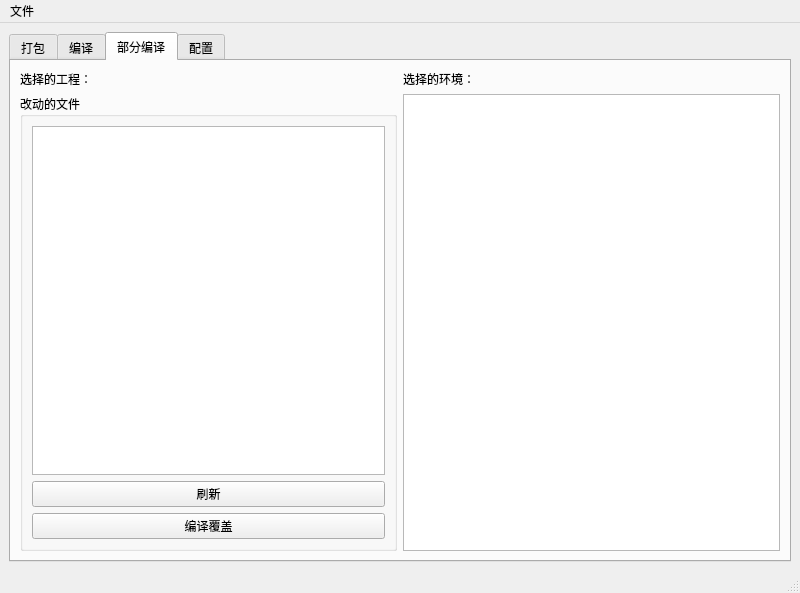
<?xml version="1.0" encoding="UTF-8"?>
<ui version="4.0">
 <class>MainWindow</class>
 <widget class="QMainWindow" name="MainWindow">
  <property name="geometry">
   <rect>
    <x>0</x>
    <y>0</y>
    <width>800</width>
    <height>593</height>
   </rect>
  </property>
  <property name="font">
   <font>
    <family>Alibaba PuHuiTi 3.0</family>
   </font>
  </property>
  <property name="windowTitle">
   <string>MainWindow</string>
  </property>
  <widget class="QWidget" name="centralwidget">
   <layout class="QVBoxLayout" name="verticalLayout">
    <item>
     <widget class="QTabWidget" name="tabWidget">
      <property name="currentIndex">
       <number>2</number>
      </property>
      <widget class="QWidget" name="tab">
       <attribute name="title">
        <string>打包</string>
       </attribute>
       <layout class="QVBoxLayout" name="verticalLayout_5">
        <item>
         <layout class="QHBoxLayout" name="horizontalLayout">
          <item>
           <widget class="QGroupBox" name="groupBox">
            <property name="title">
             <string>工程项目</string>
            </property>
            <layout class="QVBoxLayout" name="verticalLayout_7">
             <item>
              <layout class="QHBoxLayout" name="horizontalLayout_3">
               <item>
                <widget class="QListWidget" name="listWidget"/>
               </item>
              </layout>
             </item>
            </layout>
           </widget>
          </item>
          <item>
           <widget class="QGroupBox" name="groupBox_2">
            <property name="title">
             <string>Python环境</string>
            </property>
            <layout class="QVBoxLayout" name="verticalLayout_6">
             <item>
              <layout class="QHBoxLayout" name="horizontalLayout_4">
               <item>
                <widget class="QRadioButton" name="rb_zip">
                 <property name="text">
                  <string>解压环境</string>
                 </property>
                </widget>
               </item>
               <item>
                <widget class="QRadioButton" name="rb_unzip">
                 <property name="text">
                  <string>不解压环境</string>
                 </property>
                </widget>
               </item>
              </layout>
             </item>
             <item>
              <layout class="QHBoxLayout" name="horizontalLayout_5">
               <item>
                <widget class="QListWidget" name="listWidget_2"/>
               </item>
              </layout>
             </item>
            </layout>
           </widget>
          </item>
         </layout>
        </item>
        <item>
         <widget class="QProgressBar" name="progressBar_packet">
          <property name="value">
           <number>24</number>
          </property>
         </widget>
        </item>
        <item>
         <widget class="QPushButton" name="pb_start">
          <property name="text">
           <string>启动</string>
          </property>
         </widget>
        </item>
       </layout>
      </widget>
      <widget class="QWidget" name="tab_3">
       <attribute name="title">
        <string>编译</string>
       </attribute>
       <layout class="QVBoxLayout" name="verticalLayout_12">
        <item>
         <layout class="QHBoxLayout" name="horizontalLayout_15">
          <item>
           <widget class="QLabel" name="label_4">
            <property name="text">
             <string>选择的工程：</string>
            </property>
           </widget>
          </item>
          <item>
           <widget class="QLabel" name="label_5">
            <property name="text">
             <string/>
            </property>
           </widget>
          </item>
          <item>
           <widget class="QLabel" name="label_6">
            <property name="text">
             <string>选择的环境：</string>
            </property>
           </widget>
          </item>
          <item>
           <widget class="QLabel" name="label_7">
            <property name="text">
             <string/>
            </property>
           </widget>
          </item>
         </layout>
        </item>
        <item>
         <layout class="QHBoxLayout" name="horizontalLayout_16">
          <item>
           <layout class="QVBoxLayout" name="verticalLayout_11">
            <item>
             <widget class="QGroupBox" name="groupBox_7">
              <property name="title">
               <string>跳过的文件夹</string>
              </property>
              <layout class="QHBoxLayout" name="horizontalLayout_13">
               <item>
                <layout class="QHBoxLayout" name="horizontalLayout_6">
                 <item>
                  <widget class="QListWidget" name="listWidget_5"/>
                 </item>
                 <item>
                  <layout class="QVBoxLayout" name="verticalLayout_8">
                   <item>
                    <widget class="QPushButton" name="pb_add_skip">
                     <property name="text">
                      <string>+</string>
                     </property>
                    </widget>
                   </item>
                   <item>
                    <widget class="QPushButton" name="pb_del_skip">
                     <property name="text">
                      <string>-</string>
                     </property>
                    </widget>
                   </item>
                  </layout>
                 </item>
                </layout>
               </item>
              </layout>
             </widget>
            </item>
           </layout>
          </item>
          <item>
           <layout class="QVBoxLayout" name="verticalLayout_9">
            <item>
             <widget class="QPushButton" name="pb_encrypt">
              <property name="text">
               <string>原神启动</string>
              </property>
             </widget>
            </item>
            <item>
             <widget class="QTextEdit" name="text_edit"/>
            </item>
           </layout>
          </item>
         </layout>
        </item>
       </layout>
      </widget>
      <widget class="QWidget" name="tab_4">
       <attribute name="title">
        <string>部分编译</string>
       </attribute>
       <layout class="QVBoxLayout" name="verticalLayout_13">
        <item>
         <layout class="QHBoxLayout" name="horizontalLayout_17">
          <item>
           <widget class="QLabel" name="label_8">
            <property name="text">
             <string>选择的工程：</string>
            </property>
           </widget>
          </item>
          <item>
           <widget class="QLabel" name="label_9">
            <property name="text">
             <string/>
            </property>
           </widget>
          </item>
          <item>
           <widget class="QLabel" name="label_10">
            <property name="text">
             <string>选择的环境：</string>
            </property>
           </widget>
          </item>
          <item>
           <widget class="QLabel" name="label_11">
            <property name="text">
             <string/>
            </property>
           </widget>
          </item>
         </layout>
        </item>
        <item>
         <layout class="QHBoxLayout" name="horizontalLayout_14">
          <item>
           <widget class="QGroupBox" name="groupBox_8">
            <property name="title">
             <string>改动的文件</string>
            </property>
            <layout class="QVBoxLayout" name="verticalLayout_10">
             <item>
              <widget class="QListWidget" name="listWidget_6">
               <property name="editTriggers">
                <set>QAbstractItemView::NoEditTriggers</set>
               </property>
              </widget>
             </item>
             <item>
              <widget class="QPushButton" name="pb_refresh_modify_file">
               <property name="text">
                <string>刷新</string>
               </property>
              </widget>
             </item>
             <item>
              <widget class="QPushButton" name="pb_part_encrypt">
               <property name="text">
                <string>编译覆盖</string>
               </property>
              </widget>
             </item>
            </layout>
           </widget>
          </item>
          <item>
           <widget class="QTextEdit" name="textEdit">
            <property name="readOnly">
             <bool>true</bool>
            </property>
           </widget>
          </item>
         </layout>
        </item>
       </layout>
      </widget>
      <widget class="QWidget" name="tab_2">
       <attribute name="title">
        <string>配置</string>
       </attribute>
       <layout class="QHBoxLayout" name="horizontalLayout_12">
        <item>
         <layout class="QVBoxLayout" name="verticalLayout_4">
          <item>
           <widget class="QGroupBox" name="groupBox_3">
            <property name="title">
             <string>添加工程</string>
            </property>
            <layout class="QVBoxLayout" name="verticalLayout_2">
             <item>
              <widget class="QLineEdit" name="lineEdit">
               <property name="placeholderText">
                <string>程序名称</string>
               </property>
              </widget>
             </item>
             <item>
              <layout class="QHBoxLayout" name="horizontalLayout_2">
               <item>
                <widget class="QLineEdit" name="lineEdit_2">
                 <property name="placeholderText">
                  <string>需复制到打包目录的文件夹</string>
                 </property>
                </widget>
               </item>
               <item>
                <widget class="QPushButton" name="pb_pj_dirs">
                 <property name="text">
                  <string>选择</string>
                 </property>
                </widget>
               </item>
               <item>
                <widget class="QPushButton" name="pb_pj_save_dirs">
                 <property name="text">
                  <string>保存</string>
                 </property>
                </widget>
               </item>
              </layout>
             </item>
             <item>
              <layout class="QHBoxLayout" name="horizontalLayout_7">
               <item>
                <widget class="QLabel" name="label">
                 <property name="text">
                  <string>主程序入口文件</string>
                 </property>
                </widget>
               </item>
               <item>
                <widget class="QPushButton" name="pb_pj_file">
                 <property name="text">
                  <string>选择</string>
                 </property>
                </widget>
               </item>
              </layout>
             </item>
             <item>
              <layout class="QHBoxLayout" name="horizontalLayout_9">
               <item>
                <widget class="QLabel" name="label_2">
                 <property name="text">
                  <string>图标文件</string>
                 </property>
                </widget>
               </item>
               <item>
                <widget class="QPushButton" name="pb_pj_ico">
                 <property name="text">
                  <string>选择</string>
                 </property>
                </widget>
               </item>
              </layout>
             </item>
            </layout>
           </widget>
          </item>
          <item>
           <widget class="QGroupBox" name="groupBox_6">
            <property name="title">
             <string>已添加工程</string>
            </property>
            <layout class="QHBoxLayout" name="horizontalLayout_11">
             <item>
              <widget class="QListWidget" name="listWidget_3"/>
             </item>
             <item>
              <widget class="QPushButton" name="pb_del_pj">
               <property name="text">
                <string>删除</string>
               </property>
              </widget>
             </item>
            </layout>
           </widget>
          </item>
         </layout>
        </item>
        <item>
         <layout class="QVBoxLayout" name="verticalLayout_3">
          <item>
           <widget class="QGroupBox" name="groupBox_4">
            <property name="title">
             <string>添加环境</string>
            </property>
            <layout class="QHBoxLayout" name="horizontalLayout_8">
             <item>
              <widget class="QLabel" name="label_3">
               <property name="text">
                <string/>
               </property>
              </widget>
             </item>
             <item>
              <widget class="QProgressBar" name="progressBar">
               <property name="value">
                <number>0</number>
               </property>
              </widget>
             </item>
             <item>
              <widget class="QPushButton" name="pb_add_env">
               <property name="text">
                <string>加入</string>
               </property>
              </widget>
             </item>
            </layout>
           </widget>
          </item>
          <item>
           <widget class="QGroupBox" name="groupBox_5">
            <property name="title">
             <string>已添加环境</string>
            </property>
            <layout class="QHBoxLayout" name="horizontalLayout_10">
             <item>
              <widget class="QListWidget" name="listWidget_4"/>
             </item>
             <item>
              <widget class="QPushButton" name="pb_del_env">
               <property name="text">
                <string>删除</string>
               </property>
              </widget>
             </item>
            </layout>
           </widget>
          </item>
         </layout>
        </item>
       </layout>
      </widget>
     </widget>
    </item>
   </layout>
  </widget>
  <widget class="QMenuBar" name="menubar">
   <property name="geometry">
    <rect>
     <x>0</x>
     <y>0</y>
     <width>800</width>
     <height>23</height>
    </rect>
   </property>
   <widget class="QMenu" name="menuconfig">
    <property name="title">
     <string>文件</string>
    </property>
    <addaction name="actionConfig"/>
    <addaction name="actionrefresh"/>
   </widget>
   <addaction name="menuconfig"/>
  </widget>
  <widget class="QStatusBar" name="statusbar"/>
  <action name="actionConfig">
   <property name="text">
    <string>Config</string>
   </property>
  </action>
  <action name="actionrefresh">
   <property name="text">
    <string>refresh</string>
   </property>
  </action>
 </widget>
 <resources/>
 <connections/>
</ui>
